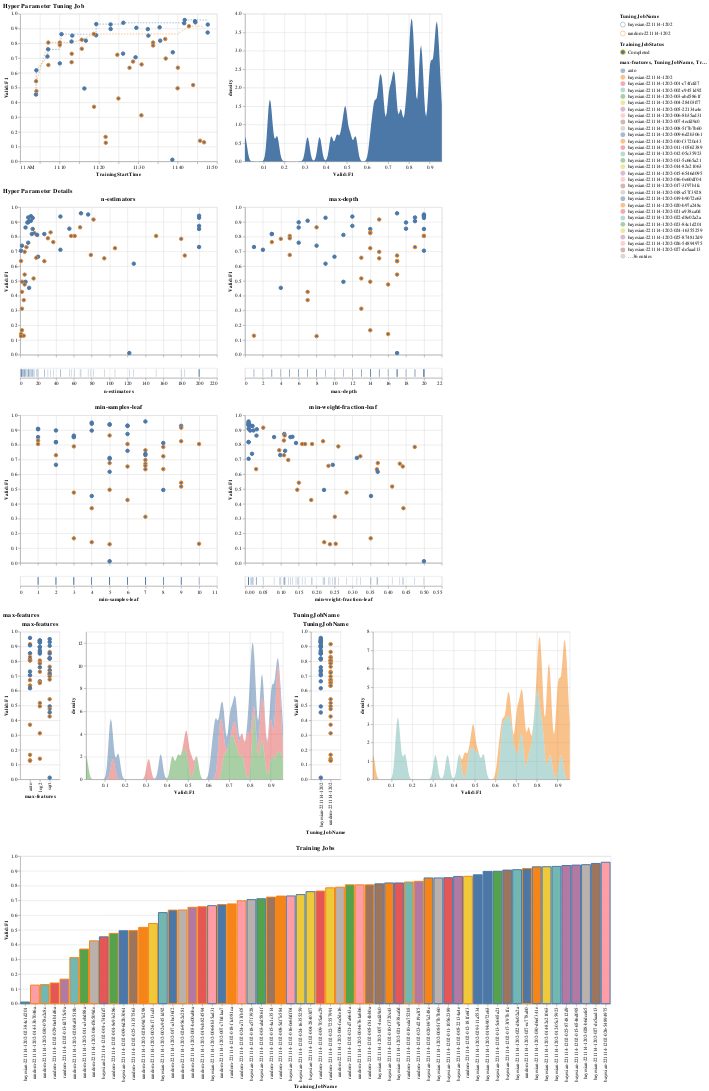

The notebook cell this image was saved under:
### Markdown cell above
### Both

### Code cell
visualize_tuning_job(tuning_jobs, advanced=True, trials_only=True)
